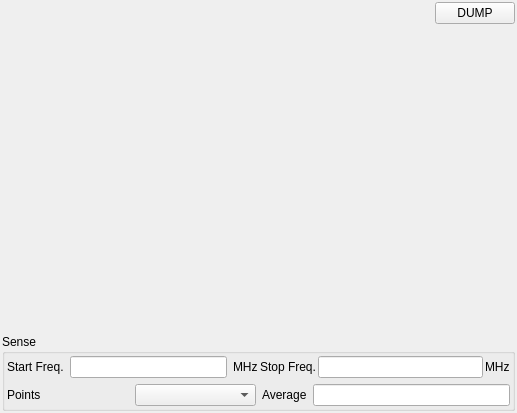
<?xml version="1.0" encoding="UTF-8"?>
<ui version="4.0">
 <class>FrmNetworkAnalyzer</class>
 <widget class="QMainWindow" name="FrmNetworkAnalyzer">
  <property name="geometry">
   <rect>
    <x>0</x>
    <y>0</y>
    <width>517</width>
    <height>413</height>
   </rect>
  </property>
  <property name="windowTitle">
   <string>Network Analyzer Control</string>
  </property>
  <widget class="QWidget" name="widget">
   <property name="geometry">
    <rect>
     <x>0</x>
     <y>0</y>
     <width>517</width>
     <height>413</height>
    </rect>
   </property>
   <layout class="QGridLayout">
    <property name="margin">
     <number>2</number>
    </property>
    <item row="0" column="0">
     <layout class="QHBoxLayout"/>
    </item>
    <item row="0" column="0">
     <layout class="QVBoxLayout">
      <item>
       <layout class="QHBoxLayout">
        <item>
         <widget class="KUrlRequester" name="m_urlDump" native="true">
          <property name="sizePolicy">
           <sizepolicy hsizetype="Expanding" vsizetype="Preferred">
            <horstretch>0</horstretch>
            <verstretch>0</verstretch>
           </sizepolicy>
          </property>
          <property name="cursor">
           <cursorShape>ArrowCursor</cursorShape>
          </property>
          <property name="focusPolicy">
           <enum>Qt::StrongFocus</enum>
          </property>
         </widget>
        </item>
        <item>
         <widget class="QPushButton" name="m_btnDump">
          <property name="text">
           <string>DUMP</string>
          </property>
          <property name="autoDefault">
           <bool>false</bool>
          </property>
         </widget>
        </item>
       </layout>
      </item>
      <item>
       <widget class="XQGraph" name="m_graphwidget" native="true">
        <property name="sizePolicy">
         <sizepolicy hsizetype="Expanding" vsizetype="Expanding">
          <horstretch>0</horstretch>
          <verstretch>0</verstretch>
         </sizepolicy>
        </property>
       </widget>
      </item>
     </layout>
    </item>
    <item row="1" column="0">
     <widget class="Q3GroupBox" name="groupBox1">
      <property name="sizePolicy">
       <sizepolicy hsizetype="Minimum" vsizetype="Fixed">
        <horstretch>0</horstretch>
        <verstretch>0</verstretch>
       </sizepolicy>
      </property>
      <property name="title">
       <string>Sense</string>
      </property>
      <layout class="QGridLayout">
       <property name="margin">
        <number>2</number>
       </property>
       <item row="0" column="0" colspan="2">
        <layout class="QHBoxLayout">
         <property name="spacing">
          <number>2</number>
         </property>
         <item>
          <layout class="QHBoxLayout">
           <item>
            <widget class="QLabel" name="textLabel1_2_5_3">
             <property name="sizePolicy">
              <sizepolicy hsizetype="Fixed" vsizetype="Preferred">
               <horstretch>0</horstretch>
               <verstretch>0</verstretch>
              </sizepolicy>
             </property>
             <property name="text">
              <string>Start Freq.</string>
             </property>
             <property name="wordWrap">
              <bool>false</bool>
             </property>
            </widget>
           </item>
           <item>
            <widget class="QLineEdit" name="m_edStart">
             <property name="sizePolicy">
              <sizepolicy hsizetype="Preferred" vsizetype="Fixed">
               <horstretch>0</horstretch>
               <verstretch>0</verstretch>
              </sizepolicy>
             </property>
             <property name="minimumSize">
              <size>
               <width>69</width>
               <height>0</height>
              </size>
             </property>
            </widget>
           </item>
           <item>
            <widget class="QLabel" name="textLabel1_2_2_4_3">
             <property name="sizePolicy">
              <sizepolicy hsizetype="Fixed" vsizetype="Preferred">
               <horstretch>0</horstretch>
               <verstretch>0</verstretch>
              </sizepolicy>
             </property>
             <property name="text">
              <string>MHz</string>
             </property>
             <property name="wordWrap">
              <bool>false</bool>
             </property>
            </widget>
           </item>
          </layout>
         </item>
         <item>
          <layout class="QHBoxLayout">
           <property name="spacing">
            <number>2</number>
           </property>
           <item>
            <widget class="QLabel" name="textLabel1_2_5_3_3">
             <property name="sizePolicy">
              <sizepolicy hsizetype="Fixed" vsizetype="Preferred">
               <horstretch>0</horstretch>
               <verstretch>0</verstretch>
              </sizepolicy>
             </property>
             <property name="text">
              <string>Stop Freq.</string>
             </property>
             <property name="wordWrap">
              <bool>false</bool>
             </property>
            </widget>
           </item>
           <item>
            <widget class="QLineEdit" name="m_edStop">
             <property name="sizePolicy">
              <sizepolicy hsizetype="Preferred" vsizetype="Fixed">
               <horstretch>0</horstretch>
               <verstretch>0</verstretch>
              </sizepolicy>
             </property>
             <property name="minimumSize">
              <size>
               <width>69</width>
               <height>0</height>
              </size>
             </property>
            </widget>
           </item>
           <item>
            <widget class="QLabel" name="textLabel1_2_2_4_3_2">
             <property name="sizePolicy">
              <sizepolicy hsizetype="Fixed" vsizetype="Preferred">
               <horstretch>0</horstretch>
               <verstretch>0</verstretch>
              </sizepolicy>
             </property>
             <property name="text">
              <string>MHz</string>
             </property>
             <property name="wordWrap">
              <bool>false</bool>
             </property>
            </widget>
           </item>
          </layout>
         </item>
        </layout>
       </item>
       <item row="1" column="0">
        <layout class="QHBoxLayout">
         <item>
          <widget class="QLabel" name="textLabel1">
           <property name="text">
            <string>Points</string>
           </property>
           <property name="wordWrap">
            <bool>false</bool>
           </property>
          </widget>
         </item>
         <item>
          <widget class="QComboBox" name="m_cmbPoints"/>
         </item>
        </layout>
       </item>
       <item row="1" column="1">
        <layout class="QHBoxLayout">
         <item>
          <widget class="QLabel" name="textLabel1_2_5_3_3_2">
           <property name="sizePolicy">
            <sizepolicy hsizetype="Fixed" vsizetype="Preferred">
             <horstretch>0</horstretch>
             <verstretch>0</verstretch>
            </sizepolicy>
           </property>
           <property name="text">
            <string>Average</string>
           </property>
           <property name="wordWrap">
            <bool>false</bool>
           </property>
          </widget>
         </item>
         <item>
          <widget class="QLineEdit" name="m_edAverage">
           <property name="sizePolicy">
            <sizepolicy hsizetype="Preferred" vsizetype="Fixed">
             <horstretch>0</horstretch>
             <verstretch>0</verstretch>
            </sizepolicy>
           </property>
           <property name="minimumSize">
            <size>
             <width>69</width>
             <height>0</height>
            </size>
           </property>
          </widget>
         </item>
        </layout>
       </item>
      </layout>
     </widget>
    </item>
   </layout>
  </widget>
 </widget>
 <layoutdefault spacing="6" margin="11"/>
 <customwidgets>
  <customwidget>
   <class>Q3GroupBox</class>
   <extends>QGroupBox</extends>
   <header>Qt3Support/Q3GroupBox</header>
   <container>1</container>
  </customwidget>
  <customwidget>
   <class>XQGraph</class>
   <extends>QWidget</extends>
   <header>graphwidget.h</header>
  </customwidget>
  <customwidget>
   <class>KUrlRequester</class>
   <extends>QWidget</extends>
   <header>kurlrequester.h</header>
  </customwidget>
 </customwidgets>
 <tabstops>
  <tabstop>m_urlDump</tabstop>
  <tabstop>m_btnDump</tabstop>
  <tabstop>m_edStart</tabstop>
  <tabstop>m_edStop</tabstop>
 </tabstops>
 <includes>
  <include location="local">kurlrequester.h</include>
  <include location="local">klineedit.h</include>
  <include location="local">kpushbutton.h</include>
  <include location="local">graphwidget.h</include>
 </includes>
 <resources/>
 <connections/>
</ui>
